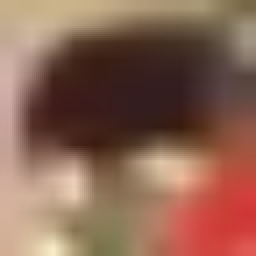
#> input picture img_no_helmet/pic_0.jpg, 128 x 128 px (shown 2 times larger)
$ python -i increase_light.py   (imports and definitions only)
#> lines starting #> are read from the running program, lines starting #| are printed output that depends on the picture
#> further down, picture is the input picture: shape (128, 128, 3); mean B, G, R 82.7, 100.2, 139.2
import cv2
import numpy as np
from itertools import combinations_with_replacement
from collections import defaultdict
from numpy.linalg import inv
import matplotlib.pyplot as plt
import scipy as sp
from scipy.ndimage import zoom
from scipy.ndimage import minimum_filter, maximum_filter


# [143 lines left out: functions get_illumination_channel, get_atmosphere, get_initial_transmission, get_corrected_transmission, box, guided_filter and 4 more, not called in this run]


def histogram_equalization(img_in):
# segregate color streams
    b,g,r = cv2.split(img_in)
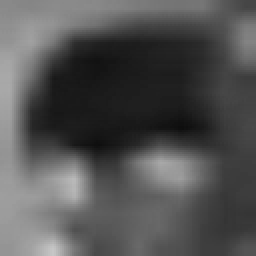
#> b: shape (128, 128) (shown 2 times larger); min 14, max 198, mean 82.7
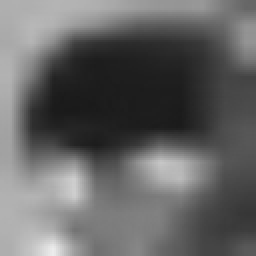
#> g: shape (128, 128) (shown 2 times larger); min 26, max 236, mean 100.2
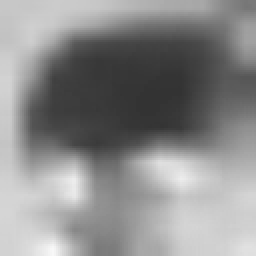
#> r: shape (128, 128) (shown 2 times larger); min 51, max 248, mean 139.2
    h_b, bin_b = np.histogram(b.flatten(), 256, [0, 256])
#> h_b = 256 values, max 401 at index 25, min 0 at index 0, mean 64; bin_b = 257 values from 0 to 256
    h_g, bin_g = np.histogram(g.flatten(), 256, [0, 256])
#> h_g = 256 values, max 658 at index 29, min 0 at index 0, mean 64; bin_g = 257 values from 0 to 256
    h_r, bin_r = np.histogram(r.flatten(), 256, [0, 256])
#> h_r = 256 values, max 264 at index 202, min 0 at index 0, mean 64; bin_r = 257 values from 0 to 256
# calculate cdf
    cdf_b = np.cumsum(h_b)
#> cdf_b = 256 values from 0 to 16384
    cdf_g = np.cumsum(h_g)
#> cdf_g = 256 values from 0 to 16384
    cdf_r = np.cumsum(h_r)
#> cdf_r = 256 values from 0 to 16384

# mask all pixels with value=0 and replace it with mean of the pixel values
    cdf_m_b = np.ma.masked_equal(cdf_b,0)
    cdf_m_b = (cdf_m_b - cdf_m_b.min())*255/(cdf_m_b.max()-cdf_m_b.min())
    cdf_final_b = np.ma.filled(cdf_m_b,0).astype('uint8')
#> cdf_final_b = 256 values from 0 to 255

    cdf_m_g = np.ma.masked_equal(cdf_g,0)
    cdf_m_g = (cdf_m_g - cdf_m_g.min())*255/(cdf_m_g.max()-cdf_m_g.min())
    cdf_final_g = np.ma.filled(cdf_m_g,0).astype('uint8')
#> cdf_final_g = 256 values from 0 to 255
    cdf_m_r = np.ma.masked_equal(cdf_r,0)
    cdf_m_r = (cdf_m_r - cdf_m_r.min())*255/(cdf_m_r.max()-cdf_m_r.min())
    cdf_final_r = np.ma.filled(cdf_m_r,0).astype('uint8')
#> cdf_final_r = 256 values from 0 to 255
# merge the images in the three channels
    img_b = cdf_final_b[b]
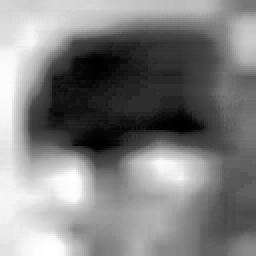
#> img_b: shape (128, 128) (shown 2 times larger); min 0, max 255, mean 128
    img_g = cdf_final_g[g]
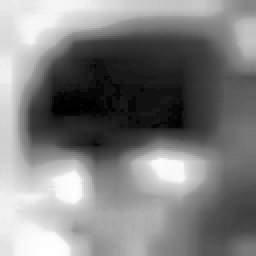
#> img_g: shape (128, 128) (shown 2 times larger); min 0, max 255, mean 127.8
    img_r = cdf_final_r[r]
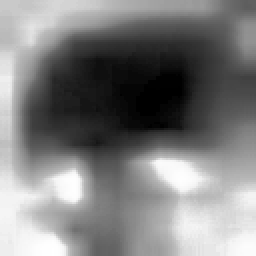
#> img_r: shape (128, 128) (shown 2 times larger); min 0, max 255, mean 126.3

    img_out = cv2.merge((img_b, img_g, img_r))
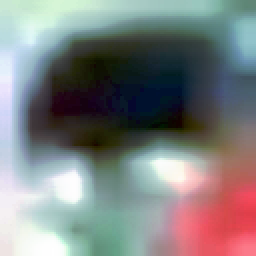
#> img_out: shape (128, 128, 3) (shown 2 times larger); mean B, G, R 128, 127.8, 126.3
# validation
    equ_b = cv2.equalizeHist(b)
    equ_g = cv2.equalizeHist(g)
    equ_r = cv2.equalizeHist(r)
    equ = cv2.merge((equ_b, equ_g, equ_r))
    #print(equ)
    #cv2.imwrite('output_name.png', equ)
    return img_out


# [33 lines left out: function enhance_low_light_image_new_algorithm, not called in this run]

>>> import cv2
>>> picture = cv2.imread('img_no_helmet/pic_0.jpg')
>>> result = histogram_equalization(picture)

$ run again, on img_no_helmet/pic_11.jpg
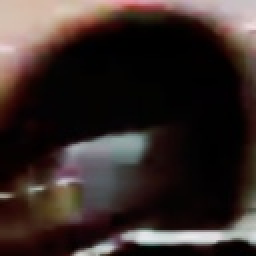
#> input picture img_no_helmet/pic_11.jpg, 128 x 128 px (shown 2 times larger)
#> picture is the input picture: shape (128, 128, 3); mean B, G, R 40.5, 43.5, 55.2
#> in histogram_equalization, `b,g,r = cv2.split(img_in)`:
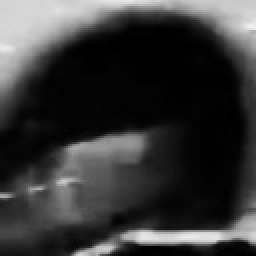
#> r: shape (128, 128) (shown 2 times larger); min 0, max 243, mean 55.2
#> h_b = 256 values, max 2591 at index 1, min 0 at index 239, mean 64; bin_b = 257 values from 0 to 256
#> h_g = 256 values, max 2103 at index 1, min 0 at index 236, mean 64; bin_g = 257 values from 0 to 256
#> h_r = 256 values, max 1324 at index 1, min 0 at index 237, mean 64; bin_r = 257 values from 0 to 256
#> cdf_b = 256 values from 1466 to 16384
#> cdf_g = 256 values from 1312 to 16384
#> cdf_r = 256 values from 599 to 16384
#> cdf_final_b = 256 values from 0 to 255
#> in histogram_equalization, `img_out = cv2.merge((img_b, img_g, img_r))`:
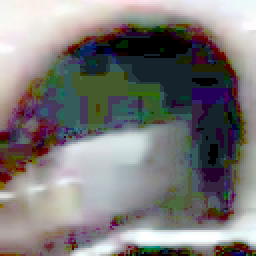
#> img_out: shape (128, 128, 3) (shown 2 times larger); mean B, G, R 122, 122.7, 125.3

$ run again, on img_no_helmet/pic_12.jpg
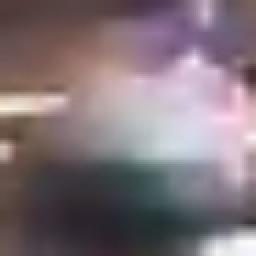
#> input picture img_no_helmet/pic_12.jpg, 128 x 128 px (shown 2 times larger)
#> picture is the input picture: shape (128, 128, 3); mean B, G, R 120.5, 114.1, 128
#> in histogram_equalization, `b,g,r = cv2.split(img_in)`:
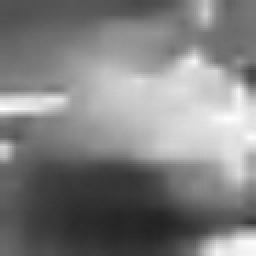
#> r: shape (128, 128) (shown 2 times larger); min 34, max 255, mean 128
#> h_b = 256 values, max 239 at index 61, min 0 at index 0, mean 64; bin_b = 257 values from 0 to 256
#> h_g = 256 values, max 188 at index 68, min 0 at index 0, mean 64; bin_g = 257 values from 0 to 256
#> h_r = 256 values, max 156 at index 54, min 0 at index 0, mean 64; bin_r = 257 values from 0 to 256
#> cdf_b = 256 values from 0 to 16384
#> cdf_final_b = 256 values from 0 to 255
#> in histogram_equalization, `img_out = cv2.merge((img_b, img_g, img_r))`:
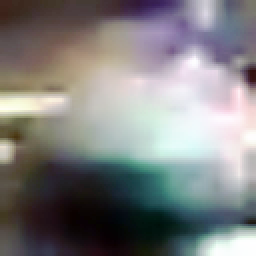
#> img_out: shape (128, 128, 3) (shown 2 times larger); mean B, G, R 127.8, 127.7, 127.6

$ run again, on img_no_helmet/pic_13.jpg
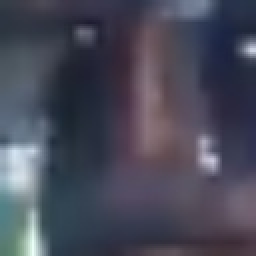
#> input picture img_no_helmet/pic_13.jpg, 128 x 128 px (shown 2 times larger)
#> picture is the input picture: shape (128, 128, 3); mean B, G, R 88.8, 73.8, 72.8
#> h_b = 256 values, max 368 at index 66, min 0 at index 0, mean 64; bin_b = 257 values from 0 to 256
#> h_g = 256 values, max 390 at index 77, min 0 at index 0, mean 64; bin_g = 257 values from 0 to 256
#> h_r = 256 values, max 387 at index 50, min 0 at index 0, mean 64; bin_r = 257 values from 0 to 256
#> cdf_b = 256 values from 0 to 16384
#> cdf_final_b = 256 values from 0 to 255
#> in histogram_equalization, `img_out = cv2.merge((img_b, img_g, img_r))`:
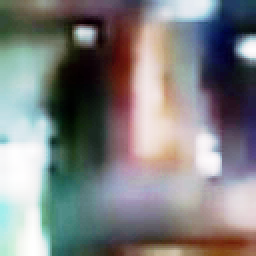
#> img_out: shape (128, 128, 3) (shown 2 times larger); mean B, G, R 128.7, 128.6, 128.4
